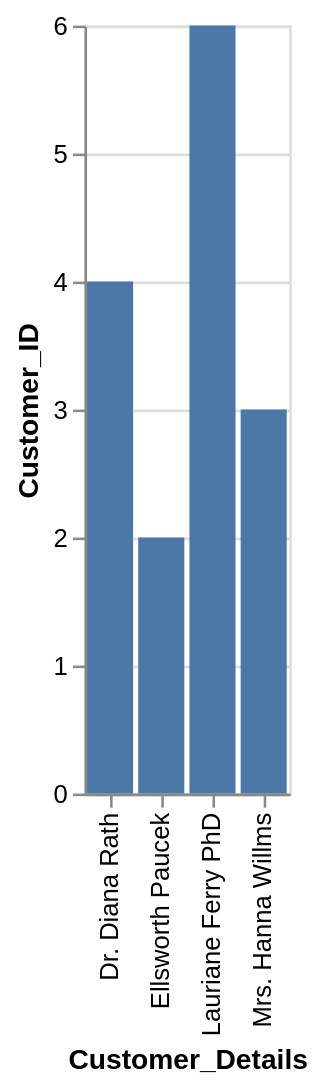

Source (Vega-Lite JSON):
### Vega-Lite specification from a JSON file in a GitHub repository (floating-point values rounded to 4 significant figures)
{"data": {"values": [{"x_data": "Dr. Diana Rath", "y_data": 4}, {"x_data": "Ellsworth Paucek", "y_data": 2}, {"x_data": "Lauriane Ferry PhD", "y_data": 6}, {"x_data": "Mrs. Hanna Willms", "y_data": 3}]}, "mark": "bar", "encoding": {"x": {"field": "x_data", "type": "nominal", "title": "Customer_Details", "sort": "ascending"}, "y": {"field": "y_data", "type": "quantitative", "title": "Customer_ID"}}}
